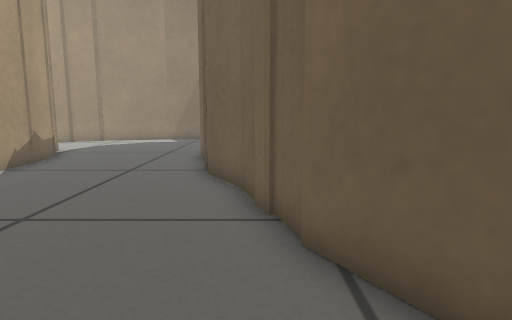
View 1 (above)

12 first-person views from a walk through a world built for the Gazebo simulator. The camera is 0.36 m above the floor, tilts 8° down and sees 75° across. The floor is counted in squares, 0.2 m on a side. Each view is taken from the middle of a square. On the plan, view 1 faces up. The plan holds only what a view shows up to about 17 squares ahead; the rest is blank. The robots in the file are not drawn.

View 2
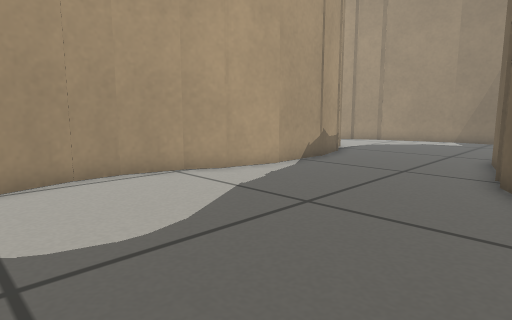

View 3
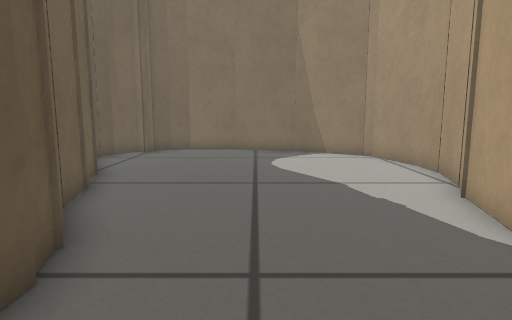

View 4
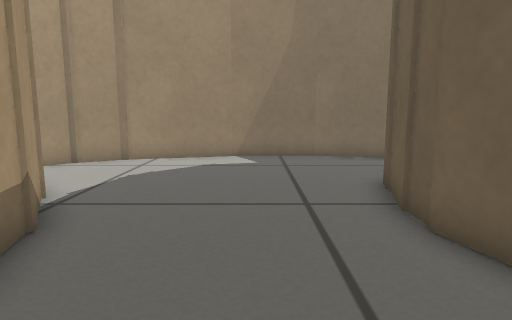

View 5
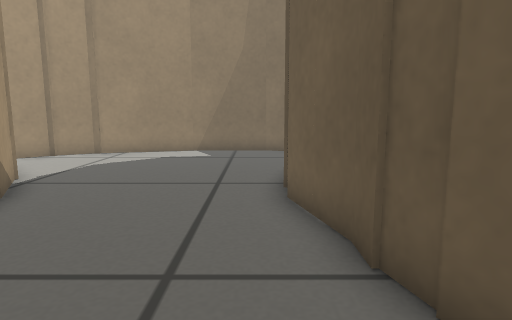

View 6
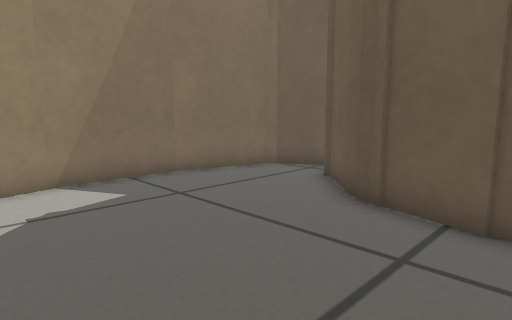

View 7
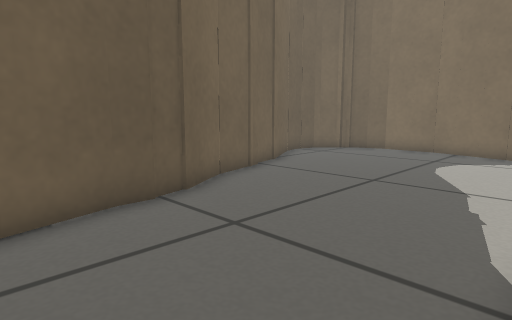

View 8
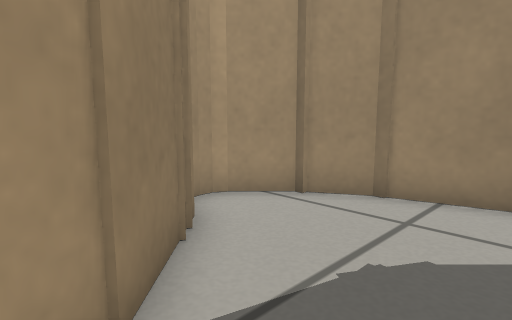

View 9
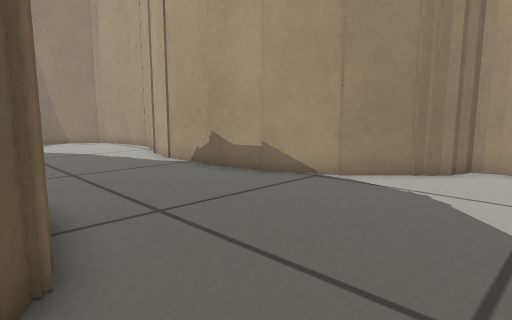

View 10
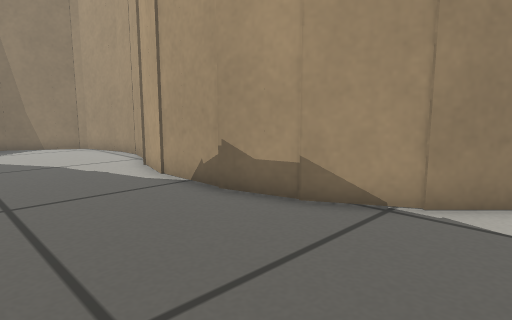

View 11
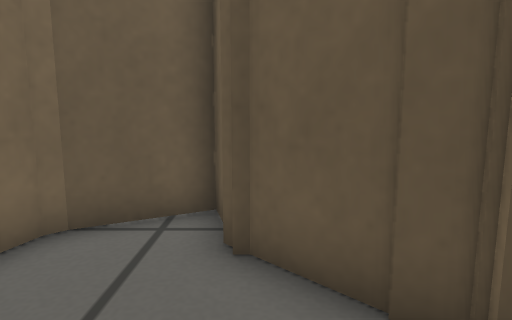

View 12
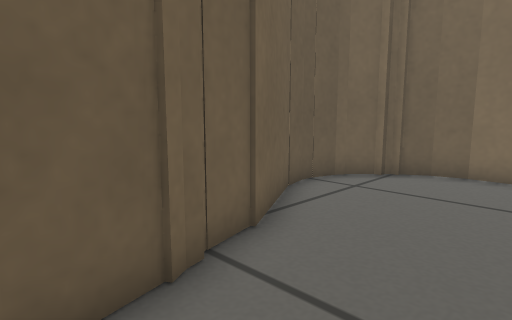

### Floor plan
Points are (right, up) in squares from view 1. A wall is a line through its corners. A room is listed if a view was taken in it or the views show most of it. See-through windows are left out.
Room 1 (views 1, 2, 4, 5, 12)
walls: (0.3, 5.6) (-0.4, 7.9); (0.6, 4.4) (0.3, 5.5); (0.5, 5.4) (0, 6.3); (-8.3, 7.1) (-9.1, 5.8); (-0.3, 7.8) (-1.5, 9.8); (-9, 5.9) (-9.6, 3.9); (-9.5, 4) (-9.5, 2.6); (-9.6, 2.8) (-8.9, 0.1) (-8.5, -0.2); (-5.9, -1.7) (-3, -2.5); (-8.8, 0) (-5.7, -1.8); (-1.2, 9.7) (-1.5, 10.8); (-3.1, -2.4) (-0.8, -2.4); (-7.9, 9.2) (-8.5, 7); (2.3, 1.6) (0.6, 4.5); (-1.7, 10.6) (-1.7, 11.5); (-0.8, -2.5) (0.1, -2.2); (2.4, 0.3) (2.4, 0.9); (0.1, -2.3) (0.8, -1.8); (1.3, -1.4) (2.1, -0.6) (2.4, 0.7) (2.2, 1.7); (-8, 10.5) (-8, 9.1)
ways out: opening at (-5, 11.2) to room 2
Room 2 (views 3, 6, 7, 8, 9, 10, 11)
walls: (-9.6, 15.9) (-8.3, 13.8); (-1.7, 16.9) (-1.7, 17.2) (-1.3, 17.9); (-1.2, 17.8) (0.4, 19.5); (-2.4, 14.8) (-1.6, 17.5); (-8.5, 13.8) (-7.9, 11.8); (-2.2, 14.1) (-2.2, 15); (-10.1, 21.9) (-11.5, 21.1); (-11.8, 18.3) (-9.4, 15.9); (-2.5, 23) (-6, 23) (-10, 21.9); (-8, 11.9) (-8, 10.5); (-11.7, 21) (-13, 19.7); (-12.8, 19.9) (-13, 19.6) (-13, 19) (-12.7, 18.5); (-13, 19.5) (-12.8, 18.8) (-10.8, 17.6); (1.3, 19.5) (2.1, 19.7) (0.8, 22.1) (-2.6, 23); (-1.6, 11.4) (-2.4, 14.1)
ways out: opening at (-5, 11.2) to room 1

Where each view was taken, in squares from view 1:
view 1: 0 up, 0 right, facing up
view 2: 0 up, 0 right, facing up-left
view 3: 14 up, 4 left, facing down
view 4: 9 up, 5 left, facing up
view 5: 7 up, 3 left, facing up
view 6: 14 up, 8 left, facing up-right
view 7: 14 up, 8 left, facing down-right
view 8: 15 up, 7 left, facing up-left
view 9: 21 up, 1 left, facing down-left
view 10: 18 up, 3 left, facing down-left
view 11: 19 up, 4 left, facing right
view 12: 8 up, 3 left, facing down-right
